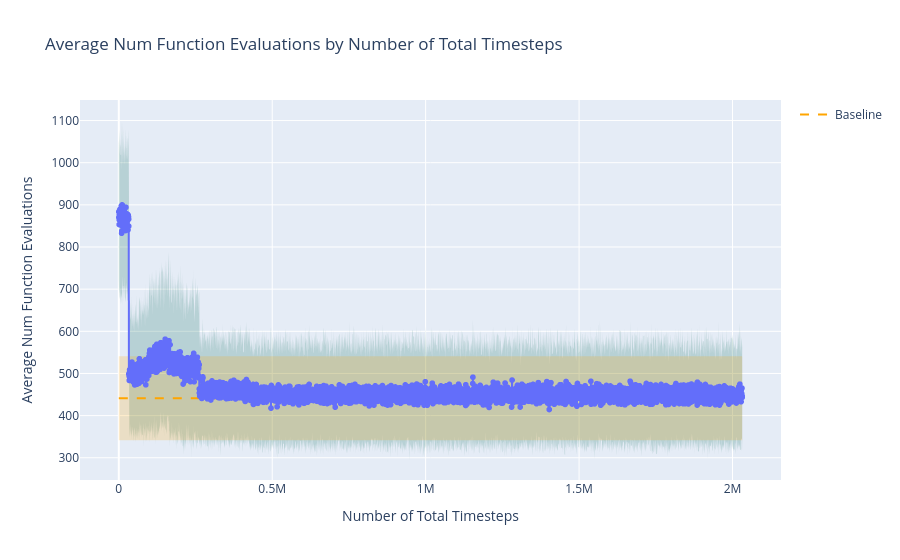

Write notebook code for a chart like this one.
### Code cell
import sqlite3
import plotly.express
import pandas
import plotly.graph_objects
import numpy

# column_to_display = 'num_evaluation_timesteps'
column_to_display = 'num_function_evaluations'

# Connect to the SQLite database
db_path = '/home/dimitri/code/oll_onemax/computed/fire/dotted.db'
conn = sqlite3.connect(db_path)

# Load data from the EVALUATION_EPISODES table with variance calculation
query_evaluation = f"""
SELECT policy_id,
       AVG({column_to_display}) AS avg_value,
       COUNT(*) AS row_count,
       AVG(({column_to_display} - avg_value) * ({column_to_display} - avg_value)) AS var_value
FROM (
    SELECT policy_id,
           {column_to_display},
           AVG({column_to_display}) OVER (PARTITION BY policy_id) AS avg_value
    FROM EVALUATION_EPISODES
)
GROUP BY policy_id
"""
df_evaluation = pandas.read_sql_query(query_evaluation, conn)
df_evaluation.set_index('policy_id', inplace=True)

# Load num_total_timesteps from the CONSTRUCTED_POLICIES table
query_policies = """
SELECT policy_id, num_total_timesteps
FROM CONSTRUCTED_POLICIES
"""
df_policies = pandas.read_sql_query(query_policies, conn)

# Merge the two dataframes on policy_id
df_merged = df_evaluation.merge(df_policies.drop_duplicates(subset='policy_id'), on='policy_id', how='left')
df_merged.set_index('policy_id', inplace=True)

# Close the connection
conn.close()

# Calculate standard deviation
df_merged['stddev_value'] = numpy.sqrt(df_merged['var_value'])

# Separate the baseline data (policy_id = -1)
df_baseline = df_merged[df_merged.index == -1]
df_others = df_merged[df_merged.index != -1]

# Create the line plot for other policies
fig = plotly.express.line(
    df_others,
    x='num_total_timesteps',
    y='avg_value',
    labels={'num_total_timesteps': 'Number of Total Timesteps', 'avg_value': f'Average {column_to_display.replace("_", " ").title()}'},
    title=f'Average {column_to_display.replace("_", " ").title()} by Number of Total Timesteps'
)

# Update the plot with hover data for other policies
fig.update_traces(
    mode='markers+lines',
    hovertemplate='<b>Number of Total Timesteps:</b> %{x}<br>' +
                  '<b>Average Value:</b> %{y}<br>' +
                  '<b>Row Count:</b> %{customdata[0]}<br>' +
                  '<b>Standard Deviation:</b> %{customdata[1]}'
)

# Add hover data for other policies
fig.update_traces(customdata=df_others[['row_count', 'stddev_value']])

# Add the standard deviation shading for other policies
fig.add_traces([
    plotly.graph_objects.Scatter(
        x=df_others['num_total_timesteps'],
        y=df_others['avg_value'] + df_others['stddev_value'],
        mode='lines',
        line=dict(width=0),
        showlegend=False,
        hoverinfo='skip'
    ),
    plotly.graph_objects.Scatter(
        x=df_others['num_total_timesteps'],
        y=df_others['avg_value'] - df_others['stddev_value'],
        mode='lines',
        line=dict(width=0),
        fill='tonexty',
        fillcolor='rgba(0,100,80,0.2)',
        showlegend=False,
        hoverinfo='skip'
    )
])

# Add the baseline line with hoverable points and standard deviation shading
if not df_baseline.empty:
    baseline_value = df_baseline['avg_value'].values[0]
    baseline_stddev = numpy.sqrt(df_baseline['var_value'].values[0])

    fig.add_trace(
        plotly.graph_objects.Scatter(
            x=df_others['num_total_timesteps'],
            y=[baseline_value] * len(df_others),
            mode='lines',
            line=dict(color='orange', dash='dash'),
            name='Baseline',
            hoverinfo='y',
            hovertemplate='<b>Baseline:</b><br>' +
                          '<b>Average Value:</b> %{y}<br>' +
                          f'<b>Standard Deviation:</b> {baseline_stddev}'
        )
    )

    fig.add_traces([
        plotly.graph_objects.Scatter(
            x=df_others['num_total_timesteps'],
            y=[baseline_value + baseline_stddev] * len(df_others),
            mode='lines',
            line=dict(width=0),
            showlegend=False,
            hoverinfo='skip'
        ),
        plotly.graph_objects.Scatter(
            x=df_others['num_total_timesteps'],
            y=[baseline_value - baseline_stddev] * len(df_others),
            mode='lines',
            line=dict(width=0),
            fill='tonexty',
            fillcolor='rgba(255,165,0,0.2)',
            showlegend=False,
            hoverinfo='skip'
        )
    ])

# Update layout to start y-axis from 0
fig.update_layout(yaxis=dict(range=[0, None]))

# Show the plot
fig.show()

### Figure 1 — Plotly figure (JSON) as saved in the notebook; plotly's stock layout.template omitted (floating-point values rounded to 4 significant figures; data arrays with more than 128 entries replaced by an {"elided": "..."} marker saying what was removed)
{"data": [{"customdata": {"elided": "5080x2 float values"}, "hovertemplate": "<b>Number of Total Timesteps:</b> %{x}<br><b>Average Value:</b> %{y}<br><b>Row Count:</b> %{customdata[0]}<br><b>Standard Deviation:</b> %{customdata[1]}", "legendgroup": "", "line": {"color": "#636efa", "dash": "solid"}, "marker": {"symbol": "circle"}, "mode": "markers+lines", "name": "", "showlegend": false, "type": "scattergl", "x": {"elided": "5080 int values"}, "xaxis": "x", "y": {"elided": "5080 float values"}, "yaxis": "y"}, {"hoverinfo": "skip", "line": {"width": 0}, "mode": "lines", "showlegend": false, "type": "scatter", "x": {"elided": "5080 int values"}, "y": {"elided": "5080 float values"}}, {"fill": "tonexty", "fillcolor": "rgba(0,100,80,0.2)", "hoverinfo": "skip", "line": {"width": 0}, "mode": "lines", "showlegend": false, "type": "scatter", "x": {"elided": "5080 int values"}, "y": {"elided": "5080 float values"}}, {"hoverinfo": "y", "hovertemplate": "<b>Baseline:</b><br><b>Average Value:</b> %{y}<br><b>Standard Deviation:</b> 99.39655907301598", "line": {"color": "orange", "dash": "dash"}, "mode": "lines", "name": "Baseline", "type": "scatter", "x": {"elided": "5080 int values"}, "y": {"elided": "5080 float values"}}, {"hoverinfo": "skip", "line": {"width": 0}, "mode": "lines", "showlegend": false, "type": "scatter", "x": {"elided": "5080 int values"}, "y": {"elided": "5080 float values"}}, {"fill": "tonexty", "fillcolor": "rgba(255,165,0,0.2)", "hoverinfo": "skip", "line": {"width": 0}, "mode": "lines", "showlegend": false, "type": "scatter", "x": {"elided": "5080 int values"}, "y": {"elided": "5080 float values"}}], "layout": {"legend": {"tracegroupgap": 0}, "title": {"text": "Average Num Function Evaluations by Number of Total Timesteps"}, "xaxis": {"anchor": "y", "domain": [0, 1], "title": {"text": "Number of Total Timesteps"}}, "yaxis": {"anchor": "x", "domain": [0, 1], "range": [0, null], "title": {"text": "Average Num Function Evaluations"}}}}
